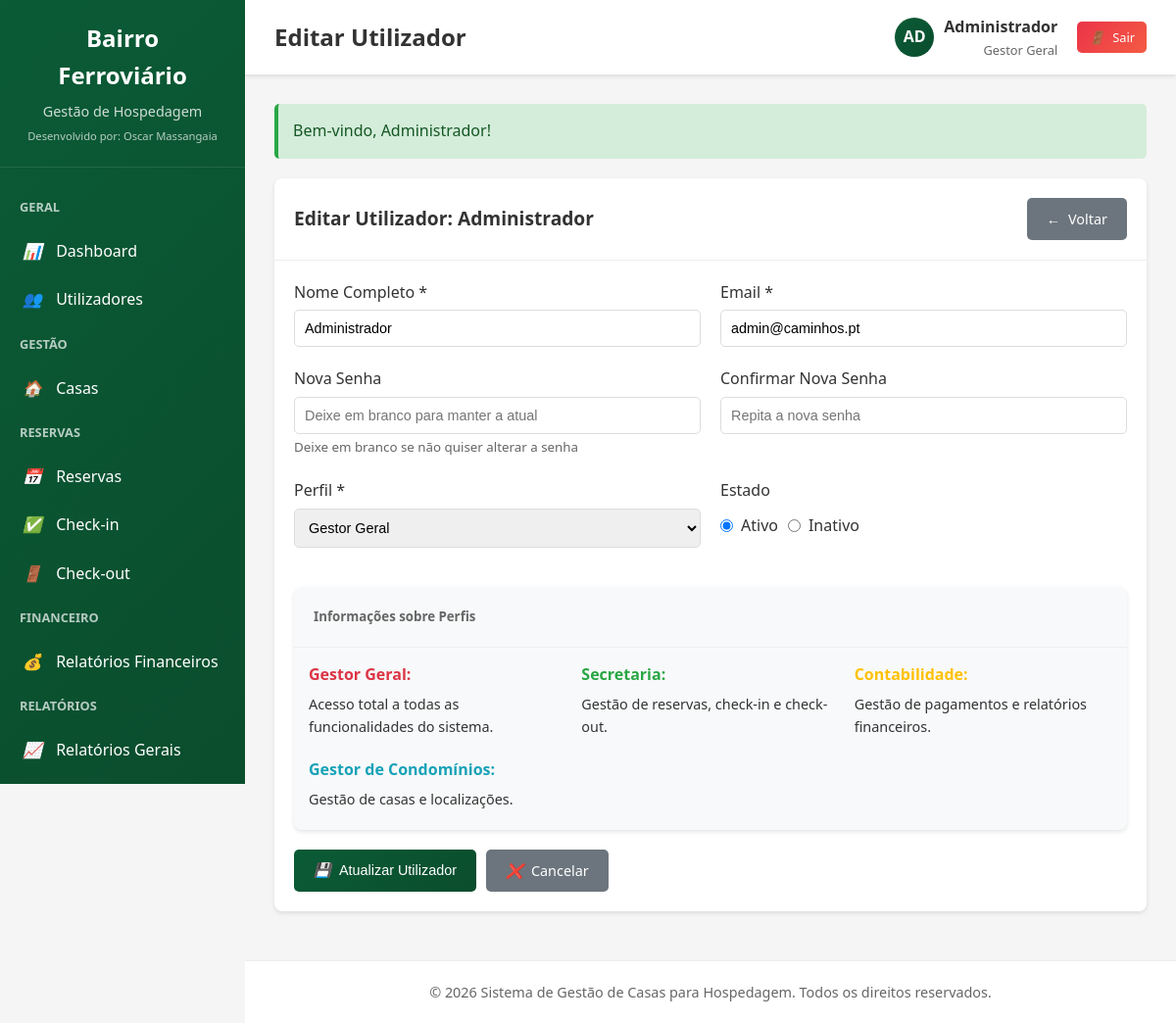
The app's page /index.php?route=utilizadores/editar&id=1 (signed in) with its own data.
### tables this page shows
CREATE TABLE utilizadores (
    id INT AUTO_INCREMENT PRIMARY KEY,
    nome VARCHAR(100) NOT NULL,
    email VARCHAR(100) UNIQUE NOT NULL,
    senha VARCHAR(255) NOT NULL,
    perfil ENUM('gestor_geral', 'secretaria', 'contabilidade', 'gestor_condominios') NOT NULL,
    ativo TINYINT(1) DEFAULT 1,
    data_criacao DATETIME DEFAULT CURRENT_TIMESTAMP,
    data_atualizacao DATETIME DEFAULT CURRENT_TIMESTAMP ON UPDATE CURRENT_TIMESTAMP
);

### models/UtilizadorModel.php (called while the page is built, shortened)
<?php
class UtilizadorModel {
    private $db;
    public function __construct() {
        global $db;
        $this->db = $db;
    }
    public function findById($id) {
        $stmt = $this->db->prepare("SELECT * FROM utilizadores WHERE id = ? AND ativo = 1");
        $stmt->execute([$id]);
        return $stmt->fetch();
    }
}
?>

### helpers/url_helper.php (called while the page is built, shortened)
<?php
class UrlHelper {
    public static function base($route = '') {
        $base_url = isset($_SERVER['HTTPS']) && $_SERVER['HTTPS'] === 'on'
            ? "https://"
            : "http://";
        $base_url .= $_SERVER['HTTP_HOST'];
        $base_url .= rtrim(dirname($_SERVER['PHP_SELF']), '/\\');
        return $base_url . ($route ? '?route=' . $route : '');
    }
    public static function getRoute() {
        return isset($_GET['route']) ? $_GET['route'] : 'dashboard';
    }
    public static function isCurrent($route) {
        return self::getRoute() === $route;
    }
    public static function asset($file) {
        $base_url = isset($_SERVER['HTTPS']) && $_SERVER['HTTPS'] === 'on'
            ? "https://"
            : "http://";
        $base_url .= $_SERVER['HTTP_HOST'];
        $base_url .= '/caminhos/assets/' . ltrim($file, '/');
        return $base_url;
    }
}
?>

### helpers/session_helper.php (called while the page is built, shortened)
<?php
class SessionHelper {
    public static function get($key, $default = null) {
        return isset($_SESSION[$key]) ? $_SESSION[$key] : $default;
    }
    public static function has($key) {
        return isset($_SESSION[$key]);
    }
    public static function getFlash($key, $default = null) {
        if (isset($_SESSION['flash'][$key])) {
            $message = $_SESSION['flash'][$key];
            return $message;
        }
        return $default;
    }
    public static function hasFlash($key) {
        return isset($_SESSION['flash'][$key]);
    }
}
?>

### helpers/auth_helper.php (called while the page is built, shortened)
<?php
require_once 'session_helper.php';
class AuthHelper {
    public static function isLoggedIn() {
        return SessionHelper::has('utilizador_id');
    }
    public static function getUser() {
        return SessionHelper::get('utilizador');
    }
    public static function getProfile() {
        return SessionHelper::get('utilizador_perfil');
    }
    public static function hasProfile($profile) {
        return SessionHelper::get('utilizador_perfil') === $profile;
    }
    public static function getProfileName($profile) {
        $profiles = [
            'gestor_geral' => 'Gestor Geral',
            'secretaria' => 'Secretaria',
            'contabilidade' => 'Contabilidade',
            'gestor_condominios' => 'Gestor de Condomínios'
        ];
        return isset($profiles[$profile]) ? $profiles[$profile] : $profile;
    }
}
?>

### views/utilizadores/editar.php (the view, shortened to what this page needs)
<div class="card">
    <div class="card-header">
        <h3 class="card-title">Editar Utilizador: <?php echo htmlspecialchars($utilizador['nome']); ?></h3>
        <a href="<?php echo UrlHelper::base('utilizadores'); ?>" class="btn btn-secondary">
            <i>←</i> Voltar
        </a>
    </div>
    <div class="card-body">
        <form method="POST" id="utilizadorForm">
            <div class="form-row">
                <div class="form-group">
                    <label for="nome" class="form-label">Nome Completo *</label>
                    <input type="text" id="nome" name="nome" class="form-control"
                           placeholder="Ex: João Silva" required
                           value="<?php echo htmlspecialchars($utilizador['nome']); ?>">
                </div>
                <div class="form-group">
                    <label for="email" class="form-label">Email *</label>
                    <input type="email" id="email" name="email" class="form-control"
                           placeholder="Ex: joao@exemplo.com" required
                           value="<?php echo htmlspecialchars($utilizador['email']); ?>">
                </div>
            </div>
            <div class="form-row">
                <div class="form-group">
                    <label for="senha" class="form-label">Nova Senha</label>
                    <input type="password" id="senha" name="senha" class="form-control"
                           placeholder="Deixe em branco para manter a atual" minlength="6">
                    <small style="color: #666;">Deixe em branco se não quiser alterar a senha</small>
                </div>
                <div class="form-group">
                    <label for="confirmar_senha" class="form-label">Confirmar Nova Senha</label>
                    <input type="password" id="confirmar_senha" name="confirmar_senha"
                           class="form-control" placeholder="Repita a nova senha">
                </div>
            </div>
            <div class="form-row">
                <div class="form-group">
                    <label for="perfil" class="form-label">Perfil *</label>
                    <select id="perfil" name="perfil" class="form-control" required>
                        <option value="gestor_geral" <?php echo ($utilizador['perfil'] == 'gestor_geral') ? 'selected' : ''; ?>>
                            Gestor Geral
                        </option>
                    </select>
                </div>
                <div class="form-group">
                    <label class="form-label">Estado</label>
                    <div style="display: flex; align-items: center; gap: 10px; margin-top: 10px;">
                        <label style="display: flex; align-items: center; cursor: pointer;">
                            <input type="radio" name="ativo" value="1"
                                   <?php echo ($utilizador['ativo']) ? 'checked' : ''; ?>
                                   style="margin-right: 8px;">
                            Ativo
                        </label>
                        <label style="display: flex; align-items: center; cursor: pointer;">
                            <input type="radio" name="ativo" value="0"
                                   <?php echo (!$utilizador['ativo']) ? 'checked' : ''; ?>
                                   style="margin-right: 8px;">
                            Inativo
                        </label>
                    </div>
                </div>
            </div>
            <div class="card" style="margin-top: 20px; background-color: #f8f9fa;">
                <div class="card-header">
                    <h5 style="margin: 0; color: #666;">Informações sobre Perfis</h5>
                </div>
                <div class="card-body" style="padding: 15px;">
                    <div style="display: grid; grid-template-columns: repeat(auto-fit, minmax(250px, 1fr)); gap: 15px;">
                        <div>
                            <strong style="color: #dc3545;">Gestor Geral:</strong>
                            <p style="margin: 5px 0; font-size: 0.9rem;">Acesso total a todas as funcionalidades do sistema.</p>
                        </div>
                        <div>
                            <strong style="color: #28a745;">Secretaria:</strong>
                            <p style="margin: 5px 0; font-size: 0.9rem;">Gestão de reservas, check-in e check-out.</p>
                        </div>
                        <div>
                            <strong style="color: #ffc107;">Contabilidade:</strong>
                            <p style="margin: 5px 0; font-size: 0.9rem;">Gestão de pagamentos e relatórios financeiros.</p>
                        </div>
                        <div>
                            <strong style="color: #17a2b8;">Gestor de Condomínios:</strong>
                            <p style="margin: 5px 0; font-size: 0.9rem;">Gestão de casas e localizações.</p>
                        </div>
                    </div>
                </div>
            </div>
            <div class="btn-group" style="margin-top: 20px;">
                <button type="submit" class="btn btn-primary">
                    <i>💾</i> Atualizar Utilizador
                </button>
                <a href="<?php echo UrlHelper::base('utilizadores'); ?>" class="btn btn-secondary">
                    <i>❌</i> Cancelar
                </a>
            </div>
        </form>
    </div>
</div>

### views/layouts/main.php (shortened to what this page needs)
<!DOCTYPE html>
<html lang="pt-PT">
<head>
    <link rel="stylesheet" href="<?php echo UrlHelper::asset('css/style.css'); ?>">
</head>
<body>
    <?php if (AuthHelper::isLoggedIn()): ?>
    <div class="admin-container">
        <aside class="sidebar">
            <div class="sidebar-header">
                <h1>Bairro Ferroviário</h1>
                <p>Gestão de Hospedagem</p>
                <small style="color: rgba(255,255,255,0.7); font-size: 0.7rem;">Desenvolvido por: Oscar Massangaia</small>
            </div>
            <nav class="sidebar-menu">
                <?php if (AuthHelper::hasProfile('gestor_geral')): ?>
                <div class="menu-subtitle">Geral</div>
                <a href="<?php echo UrlHelper::base('dashboard'); ?>" class="menu-item <?php echo UrlHelper::isCurrent('dashboard') ? 'active' : ''; ?>">
                    <i>📊</i> Dashboard
                </a>
                <a href="<?php echo UrlHelper::base('utilizadores'); ?>" class="menu-item <?php echo UrlHelper::isCurrent('utilizadores') ? 'active' : ''; ?>">
                    <i>👥</i> Utilizadores
                </a>
                <?php endif; ?>
                <?php if (AuthHelper::hasProfile('gestor_geral') || AuthHelper::hasProfile('gestor_condominios')): ?>
                <div class="menu-subtitle">Gestão</div>
                <a href="<?php echo UrlHelper::base('casas'); ?>" class="menu-item <?php echo UrlHelper::isCurrent('casas') ? 'active' : ''; ?>">
                    <i>🏠</i> Casas
                </a>
                <?php endif; ?>
                <?php if (AuthHelper::hasProfile('gestor_geral') || AuthHelper::hasProfile('secretaria')): ?>
                <div class="menu-subtitle">Reservas</div>
                <a href="<?php echo UrlHelper::base('reservas'); ?>" class="menu-item <?php echo UrlHelper::isCurrent('reservas') ? 'active' : ''; ?>">
                    <i>📅</i> Reservas
                </a>
                <a href="<?php echo UrlHelper::base('reservas/checkin'); ?>" class="menu-item <?php echo UrlHelper::isCurrent('reservas/checkin') ? 'active' : ''; ?>">
                    <i>✅</i> Check-in
                </a>
                <a href="<?php echo UrlHelper::base('reservas/checkout'); ?>" class="menu-item <?php echo UrlHelper::isCurrent('reservas/checkout') ? 'active' : ''; ?>">
                    <i>🚪</i> Check-out
                </a>
                <?php endif; ?>
                <?php if (AuthHelper::hasProfile('gestor_geral') || AuthHelper::hasProfile('contabilidade')): ?>
                <div class="menu-subtitle">Financeiro</div>
                <a href="<?php echo UrlHelper::base('relatorios/financeiros'); ?>" class="menu-item <?php echo UrlHelper::isCurrent('relatorios/financeiros') ? 'active' : ''; ?>">
                    <i>💰</i> Relatórios Financeiros
                </a>
                <?php endif; ?>
                <?php if (AuthHelper::hasProfile('gestor_geral')): ?>
                <div class="menu-subtitle">Relatórios</div>
                <a href="<?php echo UrlHelper::base('relatorios'); ?>" class="menu-item <?php echo UrlHelper::isCurrent('relatorios') ? 'active' : ''; ?>">
                    <i>📈</i> Relatórios Gerais
                </a>
                <a href="<?php echo UrlHelper::base('relatorios/ocupacao'); ?>" class="menu-item <?php echo UrlHelper::isCurrent('relatorios/ocupacao') ? 'active' : ''; ?>">
                </a>
                <?php endif; ?>
            </nav>
        </aside>
        <main class="main-content">
            <header class="header">
                <div class="header-title">
                    <?php echo isset($page_title) ? $page_title : 'Dashboard'; ?>
                </div>
                <div class="header-actions">
                    <div class="user-info">
                        <div class="user-avatar">
                            <?php echo strtoupper(substr(AuthHelper::getUser()['nome'], 0, 2)); ?>
                        </div>
                        <div class="user-details">
                            <div class="user-name"><?php echo AuthHelper::getUser()['nome']; ?></div>
                            <div class="user-profile"><?php echo AuthHelper::getProfileName(AuthHelper::getProfile()); ?></div>
                        </div>
                    </div>
                    <a href="<?php echo UrlHelper::base('logout'); ?>" class="btn btn-danger btn-sm">
                        <i>🚪</i> Sair
                    </a>
                </div>
            </header>
            <div class="content">
                <?php if (SessionHelper::hasFlash('success')): ?>
                    <div class="alert alert-success">
                        <?php echo SessionHelper::getFlash('success'); ?>
                    </div>
                <?php endif; ?>
                <?php echo $content; ?>
            </div>
            <footer class="footer">
                <p>&copy; <?php echo date('Y'); ?> Sistema de Gestão de Casas para Hospedagem. Todos os direitos reservados.</p>
            </footer>
        </main>
    </div>
    <?php endif; ?>
</body>
</html>

### records on screen
utilizadores: nome "AD", nome "Administrador", email "admin@caminhos.pt", perfil "Gestor Geral", ativo "☑ Ativo", ativo "☐ Inativo"

### other values on screen
$page_title "Editar Utilizador"
AuthHelper::getProfileName(AuthHelper::getProfile()) "Gestor Geral"
SessionHelper::getFlash('success') "Bem-vindo, Administrador!"
